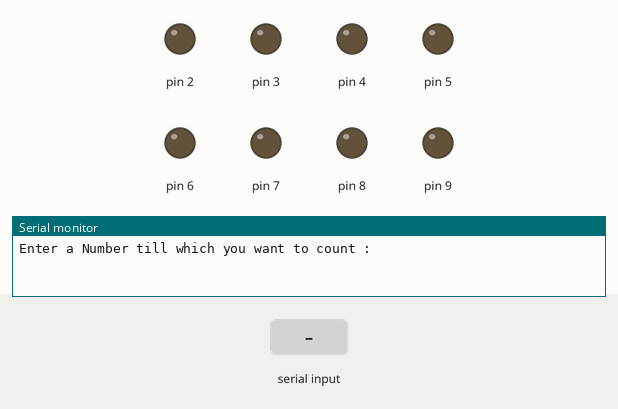
Bench run of a sketch on a simulated Arduino Uno, built with avr-gcc and run on an emulated ATmega328P. Shown: output pins drawn as LEDs (lit = HIGH), the last lines printed to the serial monitor. Dashed ring = blinking. The inputs (shaded band) are chosen by the test bench.

Above: at 1.2 s.
1.3 s: "90,45\n" received over Serial
At 3.1 s:
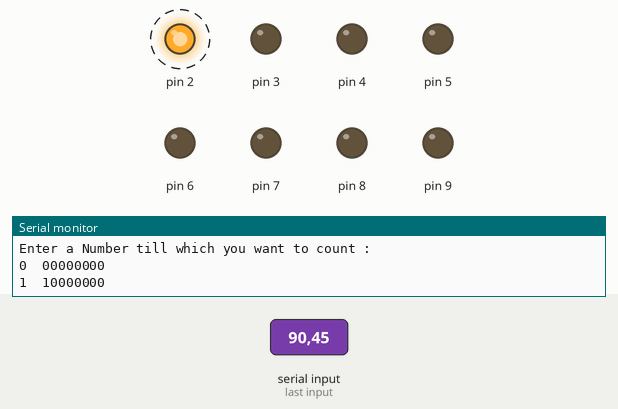
At 4.9 s:
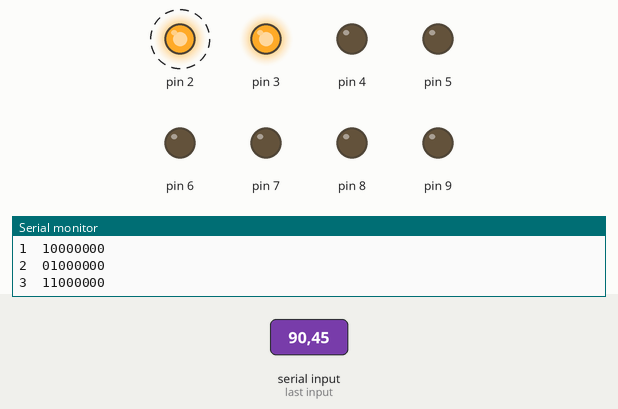
Timing chart, 0 to 21.8 s (numbered marks = the images above; inputs shaded):
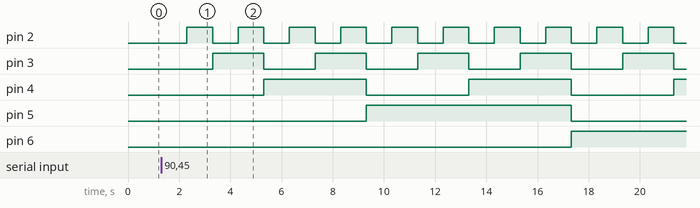

The sketch:

binary_8_bit_counter.ino
```cpp
void setup() {
  // put your setup code here, to run once:
pinMode(2,OUTPUT);
pinMode(3,OUTPUT);
pinMode(4,OUTPUT);
pinMode(5,OUTPUT);
pinMode(6,OUTPUT);
pinMode(7,OUTPUT);
pinMode(8,OUTPUT);
pinMode(9,OUTPUT);
Serial.begin(9600);
Serial.println("Enter a Number till which you want to count :");

}

void loop() {
  if(Serial.available()>0)
  {
   turn_off();
   int n=Serial.parseInt();
   if(n<256){
    for(int i=0;i<=n;i++){
       String bin_code = get_bin(i);
       display(bin_code);
       Serial.print(i);
       Serial.print("\t");
       Serial.println(bin_code);        // Binary String is in reverse
       delay(1000);
    }
   }
  }
}

void display(String s){
  for(int i=0;i<s.length();i++)
  {
    if(s[i]=='0')
      digitalWrite(2+i,LOW);          // Modify Logic to digitalWrite(9-i,LOW); if Binary String is correct fashion.
    else
      digitalWrite(2+i,HIGH);
  }
}

void turn_off(){
  for(int i=2;i<=9;i++)
    digitalWrite(i,LOW);
}

// String s  = String (n,BIN);
String get_bin(int n){
   String s="";
   while(n!=0){
     int a = n&1;
     n=n/2;
     s+=(char)(a+48);
   }
   while(s.length()!=8){
    s = s + '0';
   }
  return s;
}
```

Measured:
- after the input at 1.3 s, pin 2: alternates HIGH for 1.0 s and LOW for 1.0 s, starting after 1.0 s; pin 3: alternates HIGH for 2.0 s and LOW for 2.0 s, starting after 2.0 s; pin 4: alternates HIGH for 4.0 s and LOW for 4.0 s, starting after 4.0 s; pin 5: LOW → HIGH after 8.0 s, → LOW 8.0 s later; pin 6: LOW → HIGH after 16.0 s
